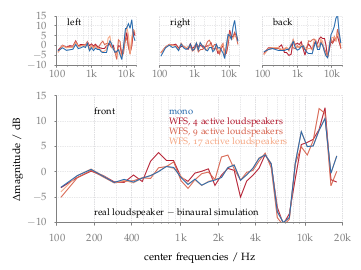

This chart was generated by the following gnuplot code:
#!/usr/bin/gnuplot
#
# FIGURE 4.9: Differences in magnitude between real loudspeaker setups and their
# binaural simulation. A single loudspeaker (mono) or a circular loudspeaker
# array driven by WFS was applied to synthesize a point source in the front,
# left, right, or back of the listener.
#
# AUTHOR:   Hagen Wierstorf
# SOFTWARE: gnuplot 5.0 patchlevel 3

reset
set macros
set loadpath '../../gnuplot' 'data'

load 'latex.cfg'
load 'border.cfg'
load 'grid.cfg'
set grid xtics ytics mxtics
load 'rdbu.pal'

set terminal epslatex size 10.42cm,8cm color colortext @small
set output 'fig4_09.tex'

unset key 

set logscale x

set xrange [100:20000]
set yrange [-10:15]

set multiplot
# 1
set size 0.31933333,0.35
set origin 0.05,0.65
set lmargin 4
set rmargin 0
#set xtics (100,'$1$k' 1000,'$10$k' 10000) offset 0,1
set format x ''
set xtics add ('$100$' 100)
set xtics add ('$1$k' 1000)
set xtics add ('$10$k' 10000)
set mxtics 5
set xtics offset 0,0.5
load 'xyborder.cfg'
set label 1 '\ft left' at 200,12 front left
unset xlabel
unset ylabel
plot 'pinta_recordings_2.txt' u 1:3 w l ls 1 lw 2, \
     ''                       u 1:4 w l ls 2 lw 2, \
     ''                       u 1:5 w l ls 3 lw 2, \
     ''                       u 1:2 w l ls 8 lw 2
# 2
set lmargin 3
set rmargin 1
set origin 0.36933333,0.65
load 'xborder.cfg'
set label 1 '\ft right'
plot 'pinta_recordings_4.txt' u 1:3 w l ls 1 lw 2, \
     ''                       u 1:4 w l ls 2 lw 2, \
     ''                       u 1:5 w l ls 3 lw 2, \
     ''                       u 1:2 w l ls 8 lw 2
# 3
set lmargin 2
set rmargin 2
set origin 0.69066667,0.65
set label 1 '\ft back'
plot 'pinta_recordings_3.txt' u 1:3 w l ls 1 lw 2, \
     ''                       u 1:4 w l ls 2 lw 2, \
     ''                       u 1:5 w l ls 3 lw 2, \
     ''                       u 1:2 w l ls 8 lw 2
# 4
set size 0.96,0.7
set origin 0.05,0
set lmargin 4
set rmargin 2
load 'xyborder.cfg'
set xtics autofreq
set xtics add ('$100$' 100,'$200$' 200,'$400$' 400,'$1$k' 1000,'$2$k' 2000,'$4$k' 4000,'$10$k' 10000,'$20$k' 20000)
set format x '$%g$'
set xtics offset 0,0
set mxtics 10
set xlabel 'center frequencies / Hz'
set ylabel '$\Delta$magnitude / dB' offset 1,0
set label 1 '\ft front'
set label '\ft mono'                        at 800,12 left front tc ls 8
set label '\ft WFS,  4 active loudspeakers' at 800,10 left front tc ls 1
set label '\ft WFS,  9 active loudspeakers' at 800, 8 left front tc ls 2
set label '\ft WFS, 17 active loudspeakers' at 800, 6 left front tc ls 3
set label '\ft real loudspeaker $-$ binaural simulation' at 200,-8 front
plot 'pinta_recordings_1.txt' u 1:3 t '\ft WFS 14 speakers' w l ls 1 lw 3, \
     ''                     u 1:4 t '\ft WFS 28 speakers' w l ls 2 lw 3, \
     ''                     u 1:5 t '\ft WFS 56 speakers' w l ls 3 lw 3, \
     ''                     u 1:2 w l ls 8 lw 3
unset multiplot

call 'plot.plt' 'fig4_09'
